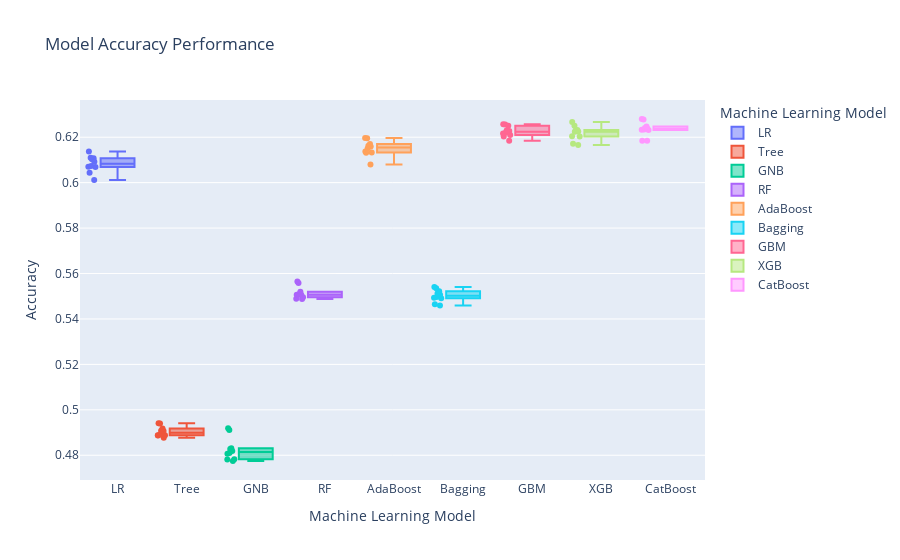

Notebook code for this chart:
### Code cell
fig = px.box(classifmod, x="Model", y="Accuracy", color="Model", points='all',
             labels={"Model": "Machine Learning Model",
                     "Accuracy": "Accuracy"},
             title="Model Accuracy Performance")
fig.show()
fig.write_html("products/plots/model_train_accuracies.html")

### Figure 1 — Plotly figure (JSON) as saved in the notebook; plotly's stock layout.template omitted (floating-point values rounded to 4 significant figures)
{"data": [{"alignmentgroup": "True", "boxpoints": "all", "hovertemplate": "Machine Learning Model=%{x}<br>Accuracy=%{y}<extra></extra>", "legendgroup": "LR", "marker": {"color": "#636efa"}, "name": "LR", "notched": false, "offsetgroup": "LR", "orientation": "v", "showlegend": true, "type": "box", "x": ["LR", "LR", "LR", "LR", "LR", "LR", "LR", "LR", "LR", "LR"], "x0": " ", "xaxis": "x", "y": [0.6073, 0.6104, 0.6069, 0.6092, 0.607, 0.6137, 0.611, 0.6044, 0.6108, 0.6011], "y0": " ", "yaxis": "y"}, {"alignmentgroup": "True", "boxpoints": "all", "hovertemplate": "Machine Learning Model=%{x}<br>Accuracy=%{y}<extra></extra>", "legendgroup": "Tree", "marker": {"color": "#EF553B"}, "name": "Tree", "notched": false, "offsetgroup": "Tree", "orientation": "v", "showlegend": true, "type": "box", "x": ["Tree", "Tree", "Tree", "Tree", "Tree", "Tree", "Tree", "Tree", "Tree", "Tree"], "x0": " ", "xaxis": "x", "y": [0.4891, 0.4877, 0.494, 0.4908, 0.4941, 0.4887, 0.4907, 0.4889, 0.4889, 0.4917], "y0": " ", "yaxis": "y"}, {"alignmentgroup": "True", "boxpoints": "all", "hovertemplate": "Machine Learning Model=%{x}<br>Accuracy=%{y}<extra></extra>", "legendgroup": "GNB", "marker": {"color": "#00cc96"}, "name": "GNB", "notched": false, "offsetgroup": "GNB", "orientation": "v", "showlegend": true, "type": "box", "x": ["GNB", "GNB", "GNB", "GNB", "GNB", "GNB", "GNB", "GNB", "GNB", "GNB"], "x0": " ", "xaxis": "x", "y": [0.4806, 0.4783, 0.4919, 0.4775, 0.483, 0.4819, 0.4828, 0.4911, 0.4782, 0.481], "y0": " ", "yaxis": "y"}, {"alignmentgroup": "True", "boxpoints": "all", "hovertemplate": "Machine Learning Model=%{x}<br>Accuracy=%{y}<extra></extra>", "legendgroup": "RF", "marker": {"color": "#ab63fa"}, "name": "RF", "notched": false, "offsetgroup": "RF", "orientation": "v", "showlegend": true, "type": "box", "x": ["RF", "RF", "RF", "RF", "RF", "RF", "RF", "RF", "RF", "RF"], "x0": " ", "xaxis": "x", "y": [0.5488, 0.5495, 0.5559, 0.5507, 0.5565, 0.551, 0.5489, 0.5506, 0.552, 0.5507], "y0": " ", "yaxis": "y"}, {"alignmentgroup": "True", "boxpoints": "all", "hovertemplate": "Machine Learning Model=%{x}<br>Accuracy=%{y}<extra></extra>", "legendgroup": "AdaBoost", "marker": {"color": "#FFA15A"}, "name": "AdaBoost", "notched": false, "offsetgroup": "AdaBoost", "orientation": "v", "showlegend": true, "type": "box", "x": ["AdaBoost", "AdaBoost", "AdaBoost", "AdaBoost", "AdaBoost", "AdaBoost", "AdaBoost", "AdaBoost", "AdaBoost", "AdaBoost"], "x0": " ", "xaxis": "x", "y": [0.615, 0.6162, 0.6131, 0.6159, 0.6133, 0.6196, 0.617, 0.6137, 0.6195, 0.608], "y0": " ", "yaxis": "y"}, {"alignmentgroup": "True", "boxpoints": "all", "hovertemplate": "Machine Learning Model=%{x}<br>Accuracy=%{y}<extra></extra>", "legendgroup": "Bagging", "marker": {"color": "#19d3f3"}, "name": "Bagging", "notched": false, "offsetgroup": "Bagging", "orientation": "v", "showlegend": true, "type": "box", "x": ["Bagging", "Bagging", "Bagging", "Bagging", "Bagging", "Bagging", "Bagging", "Bagging", "Bagging", "Bagging"], "x0": " ", "xaxis": "x", "y": [0.5491, 0.5507, 0.554, 0.5513, 0.5536, 0.5493, 0.5459, 0.5497, 0.5522, 0.5465], "y0": " ", "yaxis": "y"}, {"alignmentgroup": "True", "boxpoints": "all", "hovertemplate": "Machine Learning Model=%{x}<br>Accuracy=%{y}<extra></extra>", "legendgroup": "GBM", "marker": {"color": "#FF6692"}, "name": "GBM", "notched": false, "offsetgroup": "GBM", "orientation": "v", "showlegend": true, "type": "box", "x": ["GBM", "GBM", "GBM", "GBM", "GBM", "GBM", "GBM", "GBM", "GBM", "GBM"], "x0": " ", "xaxis": "x", "y": [0.6227, 0.625, 0.623, 0.6216, 0.621, 0.6256, 0.6257, 0.6203, 0.622, 0.6185], "y0": " ", "yaxis": "y"}, {"alignmentgroup": "True", "boxpoints": "all", "hovertemplate": "Machine Learning Model=%{x}<br>Accuracy=%{y}<extra></extra>", "legendgroup": "XGB", "marker": {"color": "#B6E880"}, "name": "XGB", "notched": false, "offsetgroup": "XGB", "orientation": "v", "showlegend": true, "type": "box", "x": ["XGB", "XGB", "XGB", "XGB", "XGB", "XGB", "XGB", "XGB", "XGB", "XGB"], "x0": " ", "xaxis": "x", "y": [0.6231, 0.6224, 0.6204, 0.6232, 0.6203, 0.6267, 0.625, 0.6166, 0.6225, 0.6171], "y0": " ", "yaxis": "y"}, {"alignmentgroup": "True", "boxpoints": "all", "hovertemplate": "Machine Learning Model=%{x}<br>Accuracy=%{y}<extra></extra>", "legendgroup": "CatBoost", "marker": {"color": "#FF97FF"}, "name": "CatBoost", "notched": false, "offsetgroup": "CatBoost", "orientation": "v", "showlegend": true, "type": "box", "x": ["CatBoost", "CatBoost", "CatBoost", "CatBoost", "CatBoost", "CatBoost", "CatBoost", "CatBoost", "CatBoost", "CatBoost"], "x0": " ", "xaxis": "x", "y": [0.6239, 0.6233, 0.6233, 0.6247, 0.6232, 0.6278, 0.628, 0.6184, 0.6241, 0.6184], "y0": " ", "yaxis": "y"}], "layout": {"boxmode": "overlay", "legend": {"title": {"text": "Machine Learning Model"}, "tracegroupgap": 0}, "title": {"text": "Model Accuracy Performance"}, "xaxis": {"anchor": "y", "categoryarray": ["LR", "Tree", "GNB", "RF", "AdaBoost", "Bagging", "GBM", "XGB", "CatBoost"], "categoryorder": "array", "domain": [0, 1], "title": {"text": "Machine Learning Model"}}, "yaxis": {"anchor": "x", "domain": [0, 1], "title": {"text": "Accuracy"}}}}
